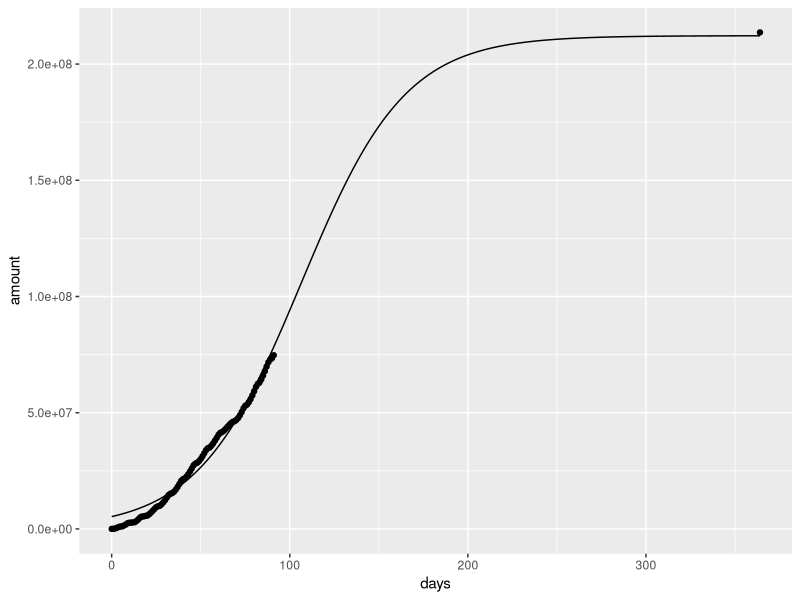
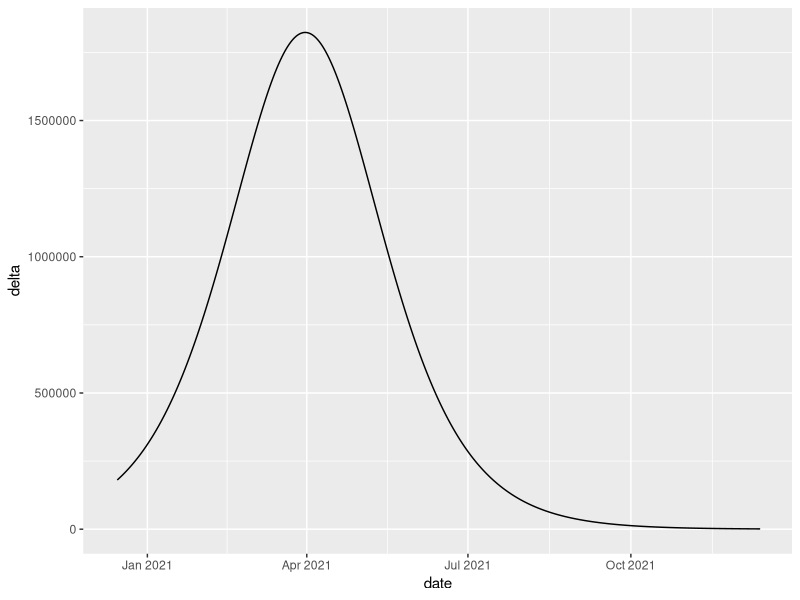

The R script that drew these images, in order:
library(ggplot2)
library(gtools)
setwd("~/github_repositories/vaccine-tracker")

df = read.csv(file="data-2021-03-20.csv", skip=2, header=T)
df = df[df$Date.Type == "Admin", ]
df = df[df$Program == "US", ]

# cumulative first doses
df = df[,c("Date", "People.Receiving.1.or.More.Doses.Cumulative")]
colnames(df)[1] <- "date"
colnames(df)[2] <- "amount"

df$date <- as.Date(df$date, format="%Y-%m-%d")
df$amount <- as.numeric(df$amount)
df = df[!is.na(df$date), ]
df = df[!is.na(df$amount), ]

df = df[order(df$date),]
start.date = df[1,1]
df$days = as.numeric(difftime(df$date, start.date, units="days"))

population.over.18 = 267000000
df$percent = df$amount/population.over.18

n = dim(df)[1]
df = df[1:(n-5), ]

july.4 = 202
year.1 = 364
all.adults.date = year.1
proportion.adults = 0.8
df[nrow(df) + 1,] = c(NA, population.over.18 * proportion.adults, all.adults.date, 1*proportion.adults)
df$date[nrow(df)] = start.date + all.adults.date;

fit <- nls(percent ~ SSlogis(days, phi1, phi2, phi3), data=df)

fit.df <- data.frame(days=seq(0,all.adults.date))
fit.df$date <- start.date + fit.df$days
fit.df$percent <- predict(fit, new=fit.df)
fit.df$amount <- fit.df$percent * population.over.18
fit.df$delta <- fit.df$amount
fit.df$delta[1] <- NA
for (i in 2:nrow(fit.df)) {
  fit.df$delta[i] <- fit.df$amount[i] - fit.df$amount[i - 1]
}

ggplot(df, aes(x=days, y=amount)) +
  geom_point() +
  geom_line(data=fit.df) +
  xlim(0, all.adults.date)

ggplot(fit.df, aes(x=date, y=delta)) + geom_line()

peak.day = coef(fit)[2]
peak.date = start.date + peak.day
# fit.df$percent[peak.day]
peak.first.doses = fit.df$delta[peak.day]
